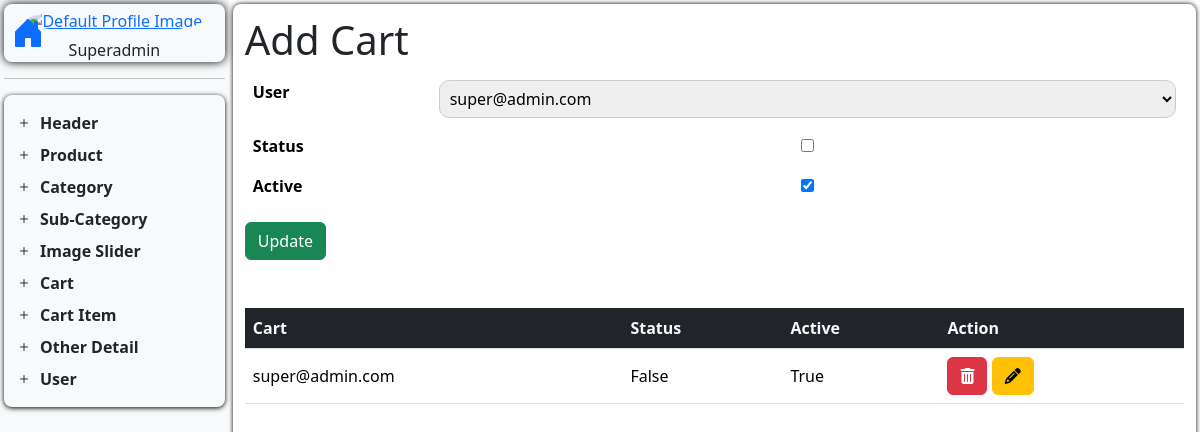
/update-cart/4, run on the app's committed database.
### techspot_app/models.py (models this page shows, shortened)
class CartModel(models.Model):
    user = models.ForeignKey(settings.AUTH_USER_MODEL, on_delete=models.CASCADE, related_name="cart")
    is_paid = models.BooleanField(default=False)
    is_active = models.BooleanField(default=True)

class UserModel(AbstractBaseUser, PermissionsMixin):
    username = models.CharField(max_length=600, unique=True)
    number = models.PositiveBigIntegerField()
    email = models.EmailField(unique=True)
    is_active = models.BooleanField(default=True)
    is_staff = models.BooleanField(default=False)
    objects = CustomUserManager()
    USERNAME_FIELD = 'email'  # how user logs in
    REQUIRED_FIELDS = ['username', 'number']  # for createsuperuser
    def __str__(self):
        return self.email

### techspot_app/operationView.py (the view)
# urls.py: path('update-cart/<int:id>', update_cart, name='update_cart'),
def update_cart(request, id):
    return handle_update(
        request=request,
        id=id,
        model=CartModel,
        formname=CartForm,
        redirect_url="add_cart",
        template_url="Dashboard/D_Content/add_cart.html",
        action_url="update_cart",
    )

### techspot_app/forms.py
class CartForm(forms.ModelForm):
    class Meta:
        model = CartModel
        fields = "__all__"

### handler/operationhandler.py (called while the page is built)
def handle_update(
    request,
    id,
    model,
    formname,
    redirect_url,
    template_url,
    action_url
):
    data = get_object_or_404(model, id=id)
    if request.method == 'POST':
        form = formname(request.POST, request.FILES, instance=data)
        if form.is_valid():
            form.save()
            return redirect(redirect_url)
    else:
        form = formname(instance=data)
    context = {
        "form": form,
        "data": model.objects.order_by('-id'),
        'action_url': reverse(action_url, args=[id]),
    }
    return render(request, template_url, context)

### techspot_app/templates/Dashboard/D_Content/add_cart.html
{% extends "Dashboard/dashboard.html" %}
{% block add_cart %}
<h1>Add Cart</h1>
<table class="table table-borderless">
    <tr>
        <th><label for="cart_user">User</label></th>
        <td>{{form.user}}</td>
    </tr>
    <tr>
        <th><label for="cart_status">Status</label></th>
        <td>{{form.is_paid}}</td>
    </tr>
    <tr>
        <th><label for="cart_status">Active</label></th>
        <td>{{form.is_active}}</td>
    </tr>
</table>
<button type="submit" name="submit" class="btn btn-success">
    {% if form.instance.id %} Update {% else %} Save {% endif %}
</button>
<div class="mt-5">
    <table class="table bg-white">
        <thead>
            <tr>
                <th class="bg-dark text-light">Cart</th>
                <th class="bg-dark text-light">Status</th>
                <th class="bg-dark text-light">Active</th>
                <th class="bg-dark text-light">Action</th>
            </tr>
        </thead>
        <tbody>
            {% for crt in data %}
            <tr>
                <td class="align-middle">{{ crt.user }}</td>
                <td class="align-middle">{{ crt.is_paid }}</td>
                <td class="align-middle">{{ crt.is_active }}</td>
                <td>
                    <a href="{% url 'del_cart' crt.id %}" class="btn btn-danger"><i class="fas fa-trash-alt"></i></a>
                    <a href="{% url 'update_cart' crt.id %}" class="btn btn-warning"><i class="fas fa-pencil-alt"></i></a>
                </td>
            </tr>
            {% endfor %}
        </tbody>
    </table>
</div>
{% endblock %}

### static/CSS/Dashboard/dashboard.css (style rules this page uses)
* { margin: 0; padding: 0; max-width: 100%; box-sizing: border-box; }
input, select { width: 100%; padding: 6px; border: 1px solid #ccc; border-radius: 10px; }

### data on the page
CartModel: user "super@admin.com", is_active "☑", is_paid "False", is_active "True"
